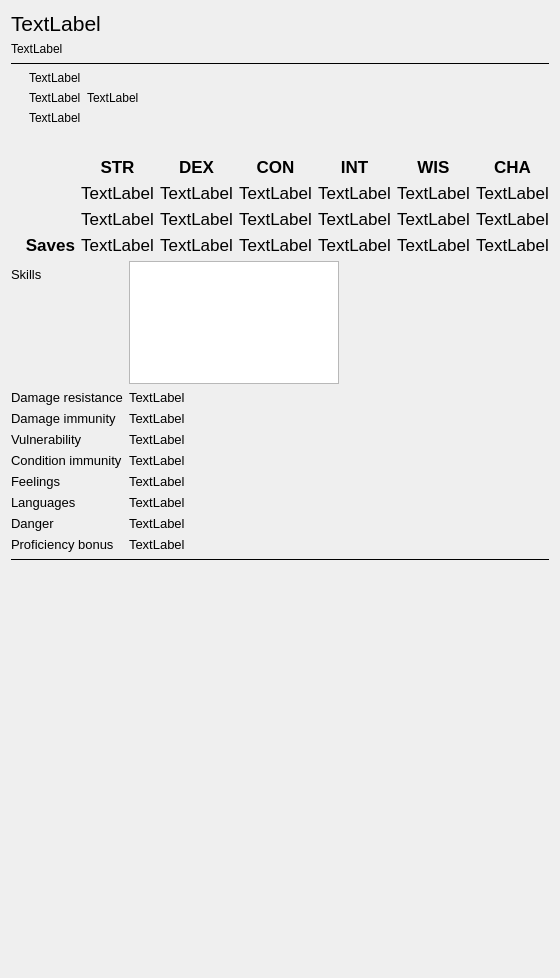
<?xml version="1.0" encoding="UTF-8"?>
<ui version="4.0">
 <class>DndBestiaryPage</class>
 <widget class="QWidget" name="DndBestiaryPage">
  <property name="geometry">
   <rect>
    <x>0</x>
    <y>0</y>
    <width>560</width>
    <height>978</height>
   </rect>
  </property>
  <property name="windowTitle">
   <string>BestiaryPage</string>
  </property>
  <layout class="QVBoxLayout" name="verticalLayout">
   <item>
    <widget class="QLabel" name="nameLabel">
     <property name="maximumSize">
      <size>
       <width>16777215</width>
       <height>50</height>
      </size>
     </property>
     <property name="font">
      <font>
       <pointsize>16</pointsize>
      </font>
     </property>
     <property name="text">
      <string notr="true">TextLabel</string>
     </property>
    </widget>
   </item>
   <item>
    <widget class="QLabel" name="detailsLabel">
     <property name="text">
      <string>TextLabel</string>
     </property>
    </widget>
   </item>
   <item>
    <widget class="Line" name="line">
     <property name="frameShadow">
      <enum>QFrame::Plain</enum>
     </property>
     <property name="orientation">
      <enum>Qt::Horizontal</enum>
     </property>
    </widget>
   </item>
   <item>
    <layout class="QHBoxLayout" name="horizontalLayout_2">
     <item>
      <layout class="QFormLayout" name="formLayout">
       <property name="leftMargin">
        <number>5</number>
       </property>
       <item row="0" column="0">
        <widget class="QLabel" name="shield">
         <property name="sizePolicy">
          <sizepolicy hsizetype="Fixed" vsizetype="Fixed">
           <horstretch>0</horstretch>
           <verstretch>0</verstretch>
          </sizepolicy>
         </property>
         <property name="text">
          <string/>
         </property>
         <property name="pixmap">
          <pixmap resource="../static/app_resources.qrc">:/shield.svg</pixmap>
         </property>
         <property name="scaledContents">
          <bool>true</bool>
         </property>
        </widget>
       </item>
       <item row="0" column="1">
        <widget class="QLabel" name="acLabel">
         <property name="text">
          <string notr="true">TextLabel</string>
         </property>
        </widget>
       </item>
       <item row="1" column="0">
        <widget class="QLabel" name="heart">
         <property name="text">
          <string/>
         </property>
         <property name="pixmap">
          <pixmap resource="../static/app_resources.qrc">:/heart.svg</pixmap>
         </property>
         <property name="scaledContents">
          <bool>true</bool>
         </property>
        </widget>
       </item>
       <item row="2" column="0">
        <widget class="QLabel" name="speed">
         <property name="text">
          <string/>
         </property>
         <property name="pixmap">
          <pixmap resource="../static/app_resources.qrc">:/charSheet/run.svg</pixmap>
         </property>
         <property name="scaledContents">
          <bool>true</bool>
         </property>
        </widget>
       </item>
       <item row="2" column="1">
        <widget class="QLabel" name="speedLabel">
         <property name="text">
          <string>TextLabel</string>
         </property>
        </widget>
       </item>
       <item row="1" column="1">
        <layout class="QHBoxLayout" name="horizontalLayout">
         <item>
          <widget class="QLabel" name="hpLabel">
           <property name="text">
            <string notr="true">TextLabel</string>
           </property>
          </widget>
         </item>
         <item>
          <widget class="QLabel" name="hpFormula">
           <property name="text">
            <string notr="true">TextLabel</string>
           </property>
          </widget>
         </item>
        </layout>
       </item>
      </layout>
     </item>
     <item>
      <spacer name="horizontalSpacer">
       <property name="orientation">
        <enum>Qt::Horizontal</enum>
       </property>
       <property name="sizeHint" stdset="0">
        <size>
         <width>40</width>
         <height>20</height>
        </size>
       </property>
      </spacer>
     </item>
     <item>
      <widget class="QLabel" name="token">
       <property name="minimumSize">
        <size>
         <width>80</width>
         <height>80</height>
        </size>
       </property>
       <property name="maximumSize">
        <size>
         <width>80</width>
         <height>80</height>
        </size>
       </property>
       <property name="text">
        <string/>
       </property>
       <property name="pixmap">
        <pixmap resource="../static/app_resources.qrc">:/human.svg</pixmap>
       </property>
       <property name="scaledContents">
        <bool>true</bool>
       </property>
      </widget>
     </item>
    </layout>
   </item>
   <item>
    <layout class="QGridLayout" name="gridLayout">
     <item row="3" column="4">
      <widget class="QLabel" name="intSaveBonus">
       <property name="sizePolicy">
        <sizepolicy hsizetype="Minimum" vsizetype="Minimum">
         <horstretch>0</horstretch>
         <verstretch>0</verstretch>
        </sizepolicy>
       </property>
       <property name="maximumSize">
        <size>
         <width>16777215</width>
         <height>30</height>
        </size>
       </property>
       <property name="font">
        <font>
         <pointsize>13</pointsize>
        </font>
       </property>
       <property name="text">
        <string>TextLabel</string>
       </property>
       <property name="alignment">
        <set>Qt::AlignCenter</set>
       </property>
      </widget>
     </item>
     <item row="2" column="4">
      <widget class="QLabel" name="intBonusLabel">
       <property name="sizePolicy">
        <sizepolicy hsizetype="Minimum" vsizetype="Minimum">
         <horstretch>0</horstretch>
         <verstretch>0</verstretch>
        </sizepolicy>
       </property>
       <property name="maximumSize">
        <size>
         <width>16777215</width>
         <height>30</height>
        </size>
       </property>
       <property name="font">
        <font>
         <pointsize>13</pointsize>
        </font>
       </property>
       <property name="text">
        <string notr="true">TextLabel</string>
       </property>
       <property name="alignment">
        <set>Qt::AlignCenter</set>
       </property>
      </widget>
     </item>
     <item row="0" column="2">
      <widget class="QLabel" name="dexterity">
       <property name="sizePolicy">
        <sizepolicy hsizetype="Minimum" vsizetype="Minimum">
         <horstretch>0</horstretch>
         <verstretch>0</verstretch>
        </sizepolicy>
       </property>
       <property name="maximumSize">
        <size>
         <width>16777215</width>
         <height>30</height>
        </size>
       </property>
       <property name="font">
        <font>
         <pointsize>13</pointsize>
         <weight>75</weight>
         <bold>true</bold>
        </font>
       </property>
       <property name="text">
        <string>DEX</string>
       </property>
       <property name="alignment">
        <set>Qt::AlignCenter</set>
       </property>
      </widget>
     </item>
     <item row="3" column="1">
      <widget class="QLabel" name="strSaveBonus">
       <property name="sizePolicy">
        <sizepolicy hsizetype="Minimum" vsizetype="Minimum">
         <horstretch>0</horstretch>
         <verstretch>0</verstretch>
        </sizepolicy>
       </property>
       <property name="maximumSize">
        <size>
         <width>16777215</width>
         <height>30</height>
        </size>
       </property>
       <property name="font">
        <font>
         <pointsize>13</pointsize>
        </font>
       </property>
       <property name="text">
        <string>TextLabel</string>
       </property>
       <property name="alignment">
        <set>Qt::AlignCenter</set>
       </property>
      </widget>
     </item>
     <item row="2" column="6">
      <widget class="QLabel" name="chaBonusLabel">
       <property name="sizePolicy">
        <sizepolicy hsizetype="Minimum" vsizetype="Minimum">
         <horstretch>0</horstretch>
         <verstretch>0</verstretch>
        </sizepolicy>
       </property>
       <property name="maximumSize">
        <size>
         <width>16777215</width>
         <height>30</height>
        </size>
       </property>
       <property name="font">
        <font>
         <pointsize>13</pointsize>
        </font>
       </property>
       <property name="text">
        <string notr="true">TextLabel</string>
       </property>
       <property name="alignment">
        <set>Qt::AlignCenter</set>
       </property>
      </widget>
     </item>
     <item row="1" column="6">
      <widget class="QLabel" name="chaValueLabel">
       <property name="sizePolicy">
        <sizepolicy hsizetype="Minimum" vsizetype="Minimum">
         <horstretch>0</horstretch>
         <verstretch>0</verstretch>
        </sizepolicy>
       </property>
       <property name="maximumSize">
        <size>
         <width>16777215</width>
         <height>30</height>
        </size>
       </property>
       <property name="font">
        <font>
         <pointsize>13</pointsize>
        </font>
       </property>
       <property name="text">
        <string notr="true">TextLabel</string>
       </property>
       <property name="alignment">
        <set>Qt::AlignCenter</set>
       </property>
      </widget>
     </item>
     <item row="2" column="5">
      <widget class="QLabel" name="wisBonusLabel">
       <property name="sizePolicy">
        <sizepolicy hsizetype="Minimum" vsizetype="Minimum">
         <horstretch>0</horstretch>
         <verstretch>0</verstretch>
        </sizepolicy>
       </property>
       <property name="maximumSize">
        <size>
         <width>16777215</width>
         <height>30</height>
        </size>
       </property>
       <property name="font">
        <font>
         <pointsize>13</pointsize>
        </font>
       </property>
       <property name="text">
        <string notr="true">TextLabel</string>
       </property>
       <property name="alignment">
        <set>Qt::AlignCenter</set>
       </property>
      </widget>
     </item>
     <item row="0" column="5">
      <widget class="QLabel" name="wisdom">
       <property name="sizePolicy">
        <sizepolicy hsizetype="Minimum" vsizetype="Minimum">
         <horstretch>0</horstretch>
         <verstretch>0</verstretch>
        </sizepolicy>
       </property>
       <property name="maximumSize">
        <size>
         <width>16777215</width>
         <height>30</height>
        </size>
       </property>
       <property name="font">
        <font>
         <pointsize>13</pointsize>
         <weight>75</weight>
         <bold>true</bold>
        </font>
       </property>
       <property name="text">
        <string>WIS</string>
       </property>
       <property name="alignment">
        <set>Qt::AlignCenter</set>
       </property>
      </widget>
     </item>
     <item row="0" column="4">
      <widget class="QLabel" name="intelligence">
       <property name="sizePolicy">
        <sizepolicy hsizetype="Minimum" vsizetype="Minimum">
         <horstretch>0</horstretch>
         <verstretch>0</verstretch>
        </sizepolicy>
       </property>
       <property name="maximumSize">
        <size>
         <width>16777215</width>
         <height>30</height>
        </size>
       </property>
       <property name="font">
        <font>
         <pointsize>13</pointsize>
         <weight>75</weight>
         <bold>true</bold>
        </font>
       </property>
       <property name="text">
        <string>INT</string>
       </property>
       <property name="alignment">
        <set>Qt::AlignCenter</set>
       </property>
      </widget>
     </item>
     <item row="0" column="6">
      <widget class="QLabel" name="charisma">
       <property name="sizePolicy">
        <sizepolicy hsizetype="Minimum" vsizetype="Minimum">
         <horstretch>0</horstretch>
         <verstretch>0</verstretch>
        </sizepolicy>
       </property>
       <property name="maximumSize">
        <size>
         <width>16777215</width>
         <height>30</height>
        </size>
       </property>
       <property name="font">
        <font>
         <pointsize>13</pointsize>
         <weight>75</weight>
         <bold>true</bold>
        </font>
       </property>
       <property name="text">
        <string>CHA</string>
       </property>
       <property name="alignment">
        <set>Qt::AlignCenter</set>
       </property>
      </widget>
     </item>
     <item row="1" column="5">
      <widget class="QLabel" name="wisValueLabel">
       <property name="sizePolicy">
        <sizepolicy hsizetype="Minimum" vsizetype="Minimum">
         <horstretch>0</horstretch>
         <verstretch>0</verstretch>
        </sizepolicy>
       </property>
       <property name="maximumSize">
        <size>
         <width>16777215</width>
         <height>30</height>
        </size>
       </property>
       <property name="font">
        <font>
         <pointsize>13</pointsize>
        </font>
       </property>
       <property name="text">
        <string notr="true">TextLabel</string>
       </property>
       <property name="alignment">
        <set>Qt::AlignCenter</set>
       </property>
      </widget>
     </item>
     <item row="0" column="1">
      <widget class="QLabel" name="strength">
       <property name="sizePolicy">
        <sizepolicy hsizetype="Minimum" vsizetype="Minimum">
         <horstretch>0</horstretch>
         <verstretch>0</verstretch>
        </sizepolicy>
       </property>
       <property name="maximumSize">
        <size>
         <width>16777215</width>
         <height>30</height>
        </size>
       </property>
       <property name="font">
        <font>
         <pointsize>13</pointsize>
         <weight>75</weight>
         <bold>true</bold>
        </font>
       </property>
       <property name="text">
        <string>STR</string>
       </property>
       <property name="alignment">
        <set>Qt::AlignCenter</set>
       </property>
      </widget>
     </item>
     <item row="1" column="2">
      <widget class="QLabel" name="dexValueLabel">
       <property name="sizePolicy">
        <sizepolicy hsizetype="Minimum" vsizetype="Minimum">
         <horstretch>0</horstretch>
         <verstretch>0</verstretch>
        </sizepolicy>
       </property>
       <property name="maximumSize">
        <size>
         <width>16777215</width>
         <height>30</height>
        </size>
       </property>
       <property name="font">
        <font>
         <pointsize>13</pointsize>
        </font>
       </property>
       <property name="text">
        <string notr="true">TextLabel</string>
       </property>
       <property name="alignment">
        <set>Qt::AlignCenter</set>
       </property>
      </widget>
     </item>
     <item row="1" column="4">
      <widget class="QLabel" name="intValueLabel">
       <property name="sizePolicy">
        <sizepolicy hsizetype="Minimum" vsizetype="Minimum">
         <horstretch>0</horstretch>
         <verstretch>0</verstretch>
        </sizepolicy>
       </property>
       <property name="maximumSize">
        <size>
         <width>16777215</width>
         <height>30</height>
        </size>
       </property>
       <property name="font">
        <font>
         <pointsize>13</pointsize>
        </font>
       </property>
       <property name="text">
        <string notr="true">TextLabel</string>
       </property>
       <property name="alignment">
        <set>Qt::AlignCenter</set>
       </property>
      </widget>
     </item>
     <item row="2" column="1">
      <widget class="QLabel" name="strBonusLabel">
       <property name="sizePolicy">
        <sizepolicy hsizetype="Minimum" vsizetype="Minimum">
         <horstretch>0</horstretch>
         <verstretch>0</verstretch>
        </sizepolicy>
       </property>
       <property name="maximumSize">
        <size>
         <width>16777215</width>
         <height>30</height>
        </size>
       </property>
       <property name="font">
        <font>
         <pointsize>13</pointsize>
        </font>
       </property>
       <property name="text">
        <string notr="true">TextLabel</string>
       </property>
       <property name="alignment">
        <set>Qt::AlignCenter</set>
       </property>
      </widget>
     </item>
     <item row="0" column="3">
      <widget class="QLabel" name="constitution">
       <property name="sizePolicy">
        <sizepolicy hsizetype="Minimum" vsizetype="Minimum">
         <horstretch>0</horstretch>
         <verstretch>0</verstretch>
        </sizepolicy>
       </property>
       <property name="maximumSize">
        <size>
         <width>16777215</width>
         <height>30</height>
        </size>
       </property>
       <property name="font">
        <font>
         <pointsize>13</pointsize>
         <weight>75</weight>
         <bold>true</bold>
        </font>
       </property>
       <property name="text">
        <string>CON</string>
       </property>
       <property name="alignment">
        <set>Qt::AlignCenter</set>
       </property>
      </widget>
     </item>
     <item row="3" column="2">
      <widget class="QLabel" name="dexSaveBonus">
       <property name="sizePolicy">
        <sizepolicy hsizetype="Minimum" vsizetype="Minimum">
         <horstretch>0</horstretch>
         <verstretch>0</verstretch>
        </sizepolicy>
       </property>
       <property name="maximumSize">
        <size>
         <width>16777215</width>
         <height>30</height>
        </size>
       </property>
       <property name="font">
        <font>
         <pointsize>13</pointsize>
        </font>
       </property>
       <property name="text">
        <string>TextLabel</string>
       </property>
       <property name="alignment">
        <set>Qt::AlignCenter</set>
       </property>
      </widget>
     </item>
     <item row="3" column="3">
      <widget class="QLabel" name="conSaveBonus">
       <property name="sizePolicy">
        <sizepolicy hsizetype="Minimum" vsizetype="Minimum">
         <horstretch>0</horstretch>
         <verstretch>0</verstretch>
        </sizepolicy>
       </property>
       <property name="maximumSize">
        <size>
         <width>16777215</width>
         <height>30</height>
        </size>
       </property>
       <property name="font">
        <font>
         <pointsize>13</pointsize>
        </font>
       </property>
       <property name="text">
        <string>TextLabel</string>
       </property>
       <property name="alignment">
        <set>Qt::AlignCenter</set>
       </property>
      </widget>
     </item>
     <item row="3" column="5">
      <widget class="QLabel" name="wisSaveBonus">
       <property name="sizePolicy">
        <sizepolicy hsizetype="Minimum" vsizetype="Minimum">
         <horstretch>0</horstretch>
         <verstretch>0</verstretch>
        </sizepolicy>
       </property>
       <property name="maximumSize">
        <size>
         <width>16777215</width>
         <height>30</height>
        </size>
       </property>
       <property name="font">
        <font>
         <pointsize>13</pointsize>
        </font>
       </property>
       <property name="text">
        <string>TextLabel</string>
       </property>
       <property name="alignment">
        <set>Qt::AlignCenter</set>
       </property>
      </widget>
     </item>
     <item row="1" column="3">
      <widget class="QLabel" name="conValueLabel">
       <property name="sizePolicy">
        <sizepolicy hsizetype="Minimum" vsizetype="Minimum">
         <horstretch>0</horstretch>
         <verstretch>0</verstretch>
        </sizepolicy>
       </property>
       <property name="maximumSize">
        <size>
         <width>16777215</width>
         <height>30</height>
        </size>
       </property>
       <property name="font">
        <font>
         <pointsize>13</pointsize>
        </font>
       </property>
       <property name="text">
        <string notr="true">TextLabel</string>
       </property>
       <property name="alignment">
        <set>Qt::AlignCenter</set>
       </property>
      </widget>
     </item>
     <item row="3" column="6">
      <widget class="QLabel" name="chaSaveBonus">
       <property name="sizePolicy">
        <sizepolicy hsizetype="Minimum" vsizetype="Minimum">
         <horstretch>0</horstretch>
         <verstretch>0</verstretch>
        </sizepolicy>
       </property>
       <property name="maximumSize">
        <size>
         <width>16777215</width>
         <height>30</height>
        </size>
       </property>
       <property name="font">
        <font>
         <pointsize>13</pointsize>
        </font>
       </property>
       <property name="text">
        <string>TextLabel</string>
       </property>
       <property name="alignment">
        <set>Qt::AlignCenter</set>
       </property>
      </widget>
     </item>
     <item row="2" column="3">
      <widget class="QLabel" name="conBonusLabel">
       <property name="sizePolicy">
        <sizepolicy hsizetype="Minimum" vsizetype="Minimum">
         <horstretch>0</horstretch>
         <verstretch>0</verstretch>
        </sizepolicy>
       </property>
       <property name="maximumSize">
        <size>
         <width>16777215</width>
         <height>30</height>
        </size>
       </property>
       <property name="font">
        <font>
         <pointsize>13</pointsize>
        </font>
       </property>
       <property name="text">
        <string notr="true">TextLabel</string>
       </property>
       <property name="alignment">
        <set>Qt::AlignCenter</set>
       </property>
      </widget>
     </item>
     <item row="1" column="1">
      <widget class="QLabel" name="strValueLabel">
       <property name="sizePolicy">
        <sizepolicy hsizetype="Minimum" vsizetype="Minimum">
         <horstretch>0</horstretch>
         <verstretch>0</verstretch>
        </sizepolicy>
       </property>
       <property name="maximumSize">
        <size>
         <width>16777215</width>
         <height>30</height>
        </size>
       </property>
       <property name="font">
        <font>
         <pointsize>13</pointsize>
        </font>
       </property>
       <property name="text">
        <string notr="true">TextLabel</string>
       </property>
       <property name="alignment">
        <set>Qt::AlignCenter</set>
       </property>
      </widget>
     </item>
     <item row="2" column="2">
      <widget class="QLabel" name="dexBonusLabel">
       <property name="sizePolicy">
        <sizepolicy hsizetype="Minimum" vsizetype="Minimum">
         <horstretch>0</horstretch>
         <verstretch>0</verstretch>
        </sizepolicy>
       </property>
       <property name="maximumSize">
        <size>
         <width>16777215</width>
         <height>30</height>
        </size>
       </property>
       <property name="font">
        <font>
         <pointsize>13</pointsize>
        </font>
       </property>
       <property name="text">
        <string notr="true">TextLabel</string>
       </property>
       <property name="alignment">
        <set>Qt::AlignCenter</set>
       </property>
      </widget>
     </item>
     <item row="3" column="0">
      <widget class="QLabel" name="saves">
       <property name="sizePolicy">
        <sizepolicy hsizetype="Minimum" vsizetype="Minimum">
         <horstretch>0</horstretch>
         <verstretch>0</verstretch>
        </sizepolicy>
       </property>
       <property name="maximumSize">
        <size>
         <width>16777215</width>
         <height>30</height>
        </size>
       </property>
       <property name="font">
        <font>
         <pointsize>13</pointsize>
         <weight>75</weight>
         <bold>true</bold>
        </font>
       </property>
       <property name="text">
        <string>Saves</string>
       </property>
       <property name="alignment">
        <set>Qt::AlignRight|Qt::AlignTrailing|Qt::AlignVCenter</set>
       </property>
      </widget>
     </item>
    </layout>
   </item>
   <item>
    <layout class="QFormLayout" name="formLayout_2">
     <item row="0" column="0">
      <widget class="QLabel" name="skills">
       <property name="font">
        <font>
         <pointsize>10</pointsize>
        </font>
       </property>
       <property name="text">
        <string>Skills</string>
       </property>
      </widget>
     </item>
     <item row="0" column="1">
      <layout class="QHBoxLayout" name="skillsLayout">
       <item>
        <widget class="RollTextBrowser" name="skillsBrowser">
         <property name="minimumSize">
          <size>
           <width>0</width>
           <height>0</height>
          </size>
         </property>
         <property name="maximumSize">
          <size>
           <width>450</width>
           <height>16777215</height>
          </size>
         </property>
         <property name="verticalScrollBarPolicy">
          <enum>Qt::ScrollBarAlwaysOff</enum>
         </property>
         <property name="horizontalScrollBarPolicy">
          <enum>Qt::ScrollBarAlwaysOff</enum>
         </property>
         <property name="sizeAdjustPolicy">
          <enum>QAbstractScrollArea::AdjustToContents</enum>
         </property>
         <property name="openLinks">
          <bool>false</bool>
         </property>
        </widget>
       </item>
       <item>
        <spacer name="horizontalSpacer_2">
         <property name="orientation">
          <enum>Qt::Horizontal</enum>
         </property>
         <property name="sizeHint" stdset="0">
          <size>
           <width>40</width>
           <height>20</height>
          </size>
         </property>
        </spacer>
       </item>
      </layout>
     </item>
     <item row="1" column="0">
      <widget class="QLabel" name="DamageResistance">
       <property name="font">
        <font>
         <pointsize>10</pointsize>
        </font>
       </property>
       <property name="text">
        <string>Damage resistance</string>
       </property>
      </widget>
     </item>
     <item row="1" column="1">
      <widget class="QLabel" name="drLabel">
       <property name="font">
        <font>
         <pointsize>10</pointsize>
        </font>
       </property>
       <property name="text">
        <string>TextLabel</string>
       </property>
      </widget>
     </item>
     <item row="2" column="0">
      <widget class="QLabel" name="damageImmunity">
       <property name="font">
        <font>
         <pointsize>10</pointsize>
        </font>
       </property>
       <property name="text">
        <string>Damage immunity</string>
       </property>
      </widget>
     </item>
     <item row="2" column="1">
      <widget class="QLabel" name="diLabel">
       <property name="font">
        <font>
         <pointsize>10</pointsize>
        </font>
       </property>
       <property name="text">
        <string>TextLabel</string>
       </property>
      </widget>
     </item>
     <item row="3" column="0">
      <widget class="QLabel" name="vulnerability">
       <property name="font">
        <font>
         <pointsize>10</pointsize>
        </font>
       </property>
       <property name="text">
        <string>Vulnerability</string>
       </property>
      </widget>
     </item>
     <item row="3" column="1">
      <widget class="QLabel" name="dvLabel">
       <property name="font">
        <font>
         <pointsize>10</pointsize>
        </font>
       </property>
       <property name="text">
        <string>TextLabel</string>
       </property>
      </widget>
     </item>
     <item row="4" column="0">
      <widget class="QLabel" name="ConditionImmunity">
       <property name="font">
        <font>
         <pointsize>10</pointsize>
        </font>
       </property>
       <property name="text">
        <string>Condition immunity</string>
       </property>
      </widget>
     </item>
     <item row="4" column="1">
      <widget class="QLabel" name="ciLabel">
       <property name="font">
        <font>
         <pointsize>10</pointsize>
        </font>
       </property>
       <property name="text">
        <string>TextLabel</string>
       </property>
      </widget>
     </item>
     <item row="5" column="0">
      <widget class="QLabel" name="Feelings">
       <property name="font">
        <font>
         <pointsize>10</pointsize>
        </font>
       </property>
       <property name="text">
        <string>Feelings</string>
       </property>
      </widget>
     </item>
     <item row="5" column="1">
      <widget class="QLabel" name="fellingsLabel">
       <property name="font">
        <font>
         <pointsize>10</pointsize>
        </font>
       </property>
       <property name="text">
        <string>TextLabel</string>
       </property>
      </widget>
     </item>
     <item row="6" column="0">
      <widget class="QLabel" name="Languages">
       <property name="font">
        <font>
         <pointsize>10</pointsize>
        </font>
       </property>
       <property name="text">
        <string>Languages</string>
       </property>
      </widget>
     </item>
     <item row="6" column="1">
      <widget class="QLabel" name="langLabel">
       <property name="sizePolicy">
        <sizepolicy hsizetype="Preferred" vsizetype="Minimum">
         <horstretch>0</horstretch>
         <verstretch>0</verstretch>
        </sizepolicy>
       </property>
       <property name="font">
        <font>
         <pointsize>10</pointsize>
        </font>
       </property>
       <property name="text">
        <string>TextLabel</string>
       </property>
       <property name="textFormat">
        <enum>Qt::AutoText</enum>
       </property>
       <property name="wordWrap">
        <bool>true</bool>
       </property>
      </widget>
     </item>
     <item row="7" column="0">
      <widget class="QLabel" name="Danger">
       <property name="font">
        <font>
         <pointsize>10</pointsize>
        </font>
       </property>
       <property name="text">
        <string>Danger</string>
       </property>
      </widget>
     </item>
     <item row="7" column="1">
      <widget class="QLabel" name="dangerLabel">
       <property name="font">
        <font>
         <pointsize>10</pointsize>
        </font>
       </property>
       <property name="text">
        <string>TextLabel</string>
       </property>
      </widget>
     </item>
     <item row="8" column="0">
      <widget class="QLabel" name="prof">
       <property name="font">
        <font>
         <pointsize>10</pointsize>
        </font>
       </property>
       <property name="text">
        <string>Proficiency bonus</string>
       </property>
      </widget>
     </item>
     <item row="8" column="1">
      <widget class="QLabel" name="profLabel">
       <property name="font">
        <font>
         <pointsize>10</pointsize>
        </font>
       </property>
       <property name="text">
        <string>TextLabel</string>
       </property>
      </widget>
     </item>
    </layout>
   </item>
   <item>
    <widget class="Line" name="line_2">
     <property name="frameShadow">
      <enum>QFrame::Plain</enum>
     </property>
     <property name="orientation">
      <enum>Qt::Horizontal</enum>
     </property>
    </widget>
   </item>
   <item>
    <widget class="RollTextBrowser" name="infoField">
     <property name="minimumSize">
      <size>
       <width>0</width>
       <height>400</height>
      </size>
     </property>
     <property name="styleSheet">
      <string notr="true">background: palette(Window)</string>
     </property>
     <property name="frameShape">
      <enum>QFrame::NoFrame</enum>
     </property>
     <property name="readOnly">
      <bool>true</bool>
     </property>
    </widget>
   </item>
  </layout>
 </widget>
 <customwidgets>
  <customwidget>
   <class>RollTextBrowser</class>
   <extends>QTextBrowser</extends>
   <header location="global">rolltextbrowser.h</header>
  </customwidget>
 </customwidgets>
 <resources>
  <include location="../static/app_resources.qrc"/>
 </resources>
 <connections/>
</ui>
